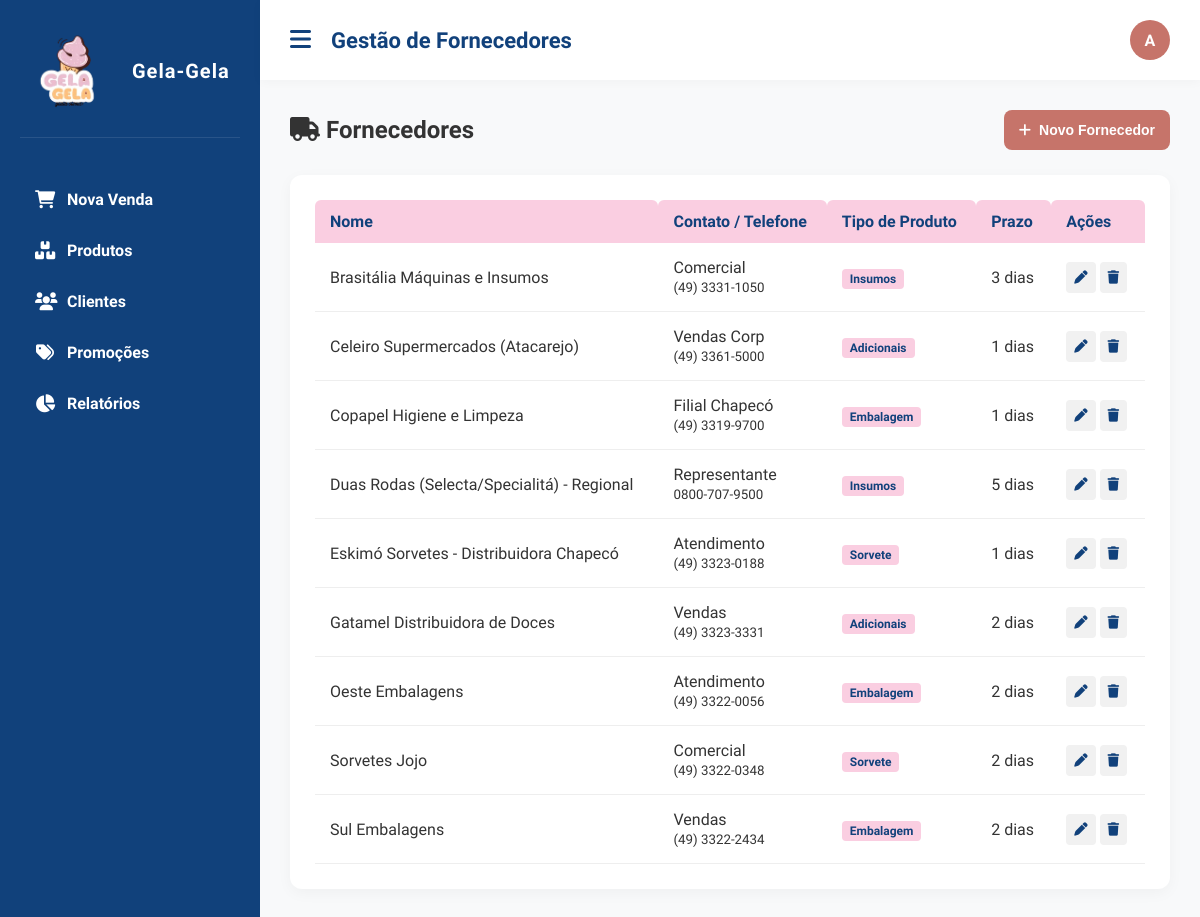
Screenshot of /public/fornecedores.php (signed in) with the database file from the repository.
### tables this page shows
CREATE TABLE `fornecedores` (
  `fornecedor_id` int(11) NOT NULL,
  `nome` varchar(150) NOT NULL,
  `contato` varchar(100) DEFAULT NULL,
  `telefone` varchar(20) DEFAULT NULL,
  `email` varchar(100) DEFAULT NULL,
  `tipo_produto` varchar(100) DEFAULT NULL,
  `prazo_entrega_dias` int(11) DEFAULT NULL,
  `endereco` text DEFAULT NULL,
  `data_cadastro` datetime DEFAULT current_timestamp()
);

### public/fornecedores.php (the view, shortened to what this page needs)
<?php
require_once '../conecta.php';
$sql = "SELECT fornecedor_id, nome, contato, telefone, tipo_produto, prazo_entrega_dias FROM fornecedores ORDER BY nome ASC";
$result = $pdo->query($sql);
?>
<!DOCTYPE html>
<html lang="pt-BR">
<head>
    <link rel="stylesheet" href="ASSETS/CSS/style.css">
    <link rel="stylesheet" href="https://cdnjs.cloudflare.com/ajax/libs/font-awesome/6.0.0/css/all.min.css">
</head>
<body>
    <div class="layout">
        <?php require_once '../components/sidebar.php'; ?>
        <main class="content">
            <header class="topbar">
                <button class="menu-btn" onclick="toggleSidebar()">
                    <i class="fa-solid fa-bars"></i>
                </button>
                <h1>Gestão de Fornecedores</h1>
                <?php
                    require_once '../components/user-menu.php';
                ?>
            </header>
            <section class="main">
                <div style="display:flex; justify-content:space-between; align-items:center; margin-bottom:25px;">
                    <h2><i class="fa-solid fa-truck"></i> Fornecedores</h2>
                    <button class="btn" onclick="abrirModalFornecedor()">
                        <i class="fa-solid fa-plus"></i> Novo Fornecedor
                    </button>
                </div>
                <div class="box">
                    <div class="table-container">
                        <table>
                            <thead>
                                <tr>
                                    <th>Nome</th>
                                    <th>Contato / Telefone</th>
                                    <th>Tipo de Produto</th>
                                    <th>Prazo</th>
                                    <th>Ações</th>
                                </tr>
                            </thead>
                            <tbody id="tabela-fornecedores">
                                <?php
                                if ($result && $result->rowCount() > 0) {
                                    while ($row = $result->fetch()) {
                                        $id = $row['fornecedor_id'];
                                        $nomeDb = (string)($row['nome'] ?? '');
                                        $contatoDb = (string)($row['contato'] ?? '');
                                        $telefoneDb = (string)($row['telefone'] ?? '');
                                        $tipoDb = (string)($row['tipo_produto'] ?? '');
                                        $prazoDb = (int)($row['prazo_entrega_dias'] ?? 0);
                                        $exibeContato = htmlspecialchars($contatoDb);
                                        if ($telefoneDb !== '') {
                                            $exibeContato .= '<br><small>' . htmlspecialchars($telefoneDb) . '</small>';
                                        }
                                        $nomeJS = addslashes($nomeDb);
                                        $contatoJS = addslashes($contatoDb);
                                        $tipoJS = addslashes($tipoDb);
                                ?>
                                        <tr>
                                            <td><?= htmlspecialchars($nomeDb) ?></td>
                                            <td><?= $exibeContato ?></td>
                                            <td><span class="tag-resumo"><?= htmlspecialchars($tipoDb) ?></span></td>
                                            <td><?= $prazoDb ?> dias</td>
                                            <td>
                                                <button class="btn-icon" onclick="editarFornecedor(<?= $id ?>, '<?= $nomeJS ?>', '<?= $contatoJS ?>', '<?= $tipoJS ?>', '<?= $prazoDb ?>')">
                                                    <i class="fa-solid fa-pen"></i>
                                                </button>
                                                <button class="btn-icon danger" onclick="excluirFornecedor(<?= $id ?>)">
                                                    <i class="fa-solid fa-trash"></i>
                                                </button>
                                            </td>
                                        </tr>
                                <?php
                                    }
                                } else {
                                    echo "<tr><td colspan='5' style='text-align: center;'>Nenhum fornecedor cadastrado.</td></tr>";
                                }
                                ?>
                            </tbody>
                        </table>
                    </div>
                </div>
            </section>
        </main>
    </div>
</body>
</html>

### ASSETS/CSS/style.css (style rules this page uses)
:root { --primary: #c6746a; --secondary: #11417b; --accent: #b76756; --soft: #facee1; --bg-body: #ffffff; --bg-content: #f8f9fa; --text-main: #333333; --text-muted: #666666; }
* { margin: 0; padding: 0; box-sizing: border-box; }
body { font-family: 'Segoe UI', Tahoma, Geneva, Verdana, sans-serif; background-color: var(--bg-body); color: var(--text-main); }
.layout { display: flex; min-height: 100vh; }
.content { flex: 1; display: flex; flex-direction: column; background-color: var(--bg-content); }
.topbar { background-color: var(--bg-body); padding: 20px 30px; display: flex; align-items: center; gap: 20px; box-shadow: 0 2px 10px rgba(0, 0, 0, 0.03); z-index: 10; }
.menu-btn { background: none; border: none; font-size: 24px; color: var(--secondary); cursor: pointer; transition: color 0.2s; }
.topbar h1 { font-size: 22px; color: var(--secondary); }
.main { padding: 30px; flex: 1; overflow-y: auto; }
.box { background-color: var(--bg-body); padding: 25px; border-radius: 12px; box-shadow: 0 4px 15px rgba(0, 0, 0, 0.04); }
.tag-resumo { background: var(--soft); color: var(--primary); padding: 4px 8px; border-radius: 4px; font-size: 0.85rem; font-weight: 600; }
table { width: 100%; border-collapse: collapse; }
th { background-color: var(--soft); color: var(--secondary); padding: 12px 15px; text-align: left; font-weight: 600; border-radius: 6px 6px 0 0; }
td { padding: 15px; border-bottom: 1px solid #eeeeee; color: var(--text-main); transition: all 0.2s ease; }
tbody tr { cursor: pointer; position: relative; transition: all 0.2s ease; }
.btn { background-color: var(--primary); color: #ffffff; border: none; padding: 12px 15px; border-radius: 8px; font-size: 14px; font-weight: 600; cursor: pointer; display: flex; align-items: center; justify-content: center; gap: 8px; transition: background-color 0.2s ease; }
.tag-resumo { background: var(--soft); color: var(--secondary); padding: 3px 8px; border-radius: 4px; font-size: 12px; font-weight: 600; }
.btn-icon { background: #f1f1f1; border: none; padding: 8px; border-radius: 4px; cursor: pointer; color: var(--secondary); transition: 0.2s; }
.table-container { overflow-x: auto; }

### rows the page displays
fornecedores: nome "Brasitália Máquinas e Insumos", exibeContato "Comercial", telefone "(49) 3331-1050", tipo_produto "Insumos", prazo_entrega_dias "3"
fornecedores: nome "Celeiro Supermercados (Atacarejo)", exibeContato "Vendas Corp", telefone "(49) 3361-5000", tipo_produto "Adicionais", prazo_entrega_dias "1"
fornecedores: nome "Copapel Higiene e Limpeza", exibeContato "Filial Chapecó", telefone "(49) 3319-9700", tipo_produto "Embalagem", prazo_entrega_dias "1"
fornecedores: nome "Duas Rodas (Selecta/Specialitá) - Regional", exibeContato "Representante", telefone "0800-707-9500", tipo_produto "Insumos", prazo_entrega_dias "5"
fornecedores: nome "Eskimó Sorvetes - Distribuidora Chapecó", exibeContato "Atendimento", telefone "(49) 3323-0188", tipo_produto "Sorvete", prazo_entrega_dias "1"
fornecedores: nome "Gatamel Distribuidora de Doces", exibeContato "Vendas", telefone "(49) 3323-3331", tipo_produto "Adicionais", prazo_entrega_dias "2"
fornecedores: nome "Oeste Embalagens", exibeContato "Atendimento", telefone "(49) 3322-0056", tipo_produto "Embalagem", prazo_entrega_dias "2"
fornecedores: nome "Sorvetes Jojo", exibeContato "Comercial", telefone "(49) 3322-0348", tipo_produto "Sorvete", prazo_entrega_dias "2"
fornecedores: nome "Sul Embalagens", exibeContato "Vendas", telefone "(49) 3322-2434", tipo_produto "Embalagem", prazo_entrega_dias "2"

### other values shown
$menu['titulo'] "Nova Venda"
$menu['titulo'] "Produtos"
$menu['titulo'] "Clientes"
$menu['titulo'] "Promoções"
$menu['titulo'] "Relatórios"
$inicial "A"
